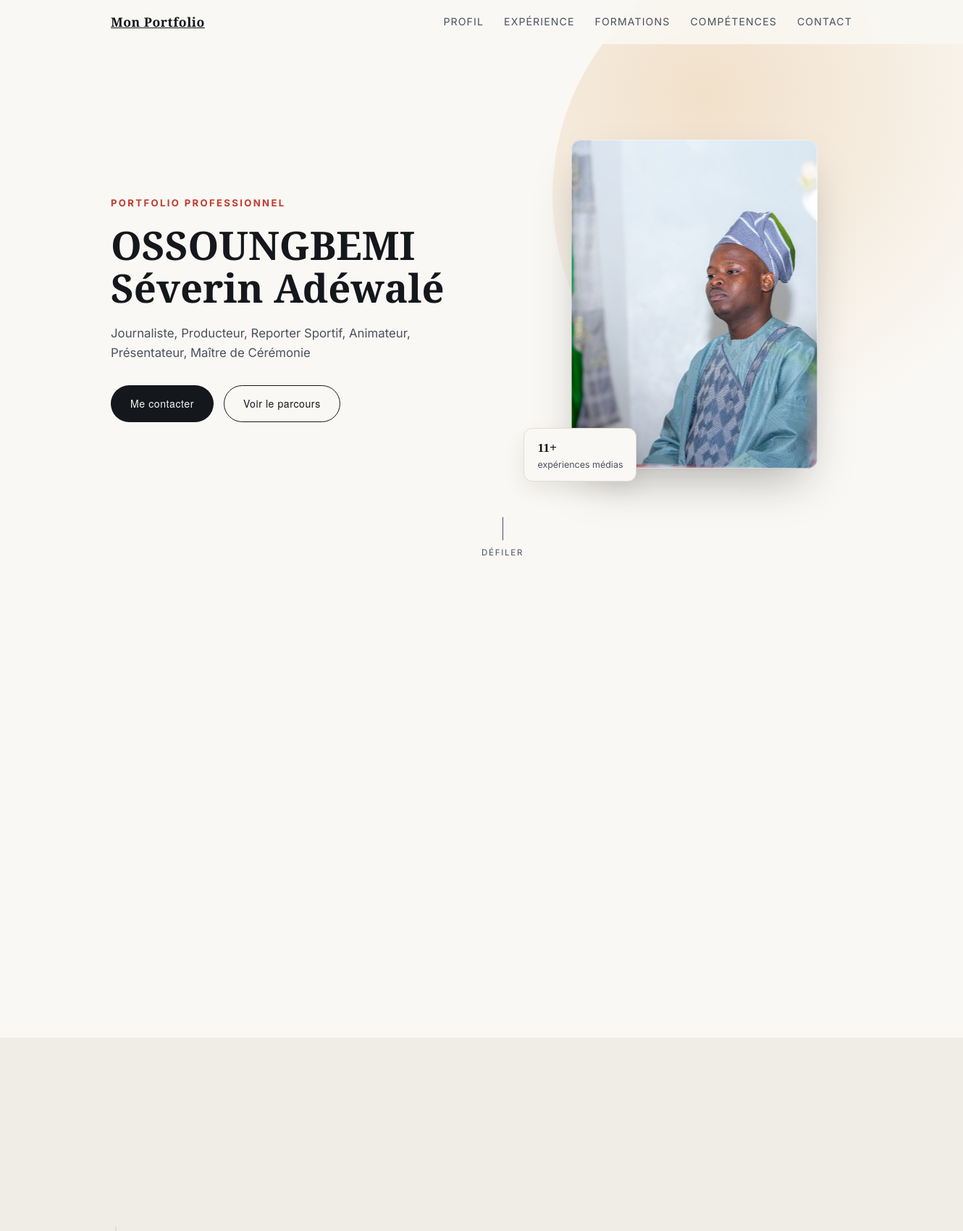
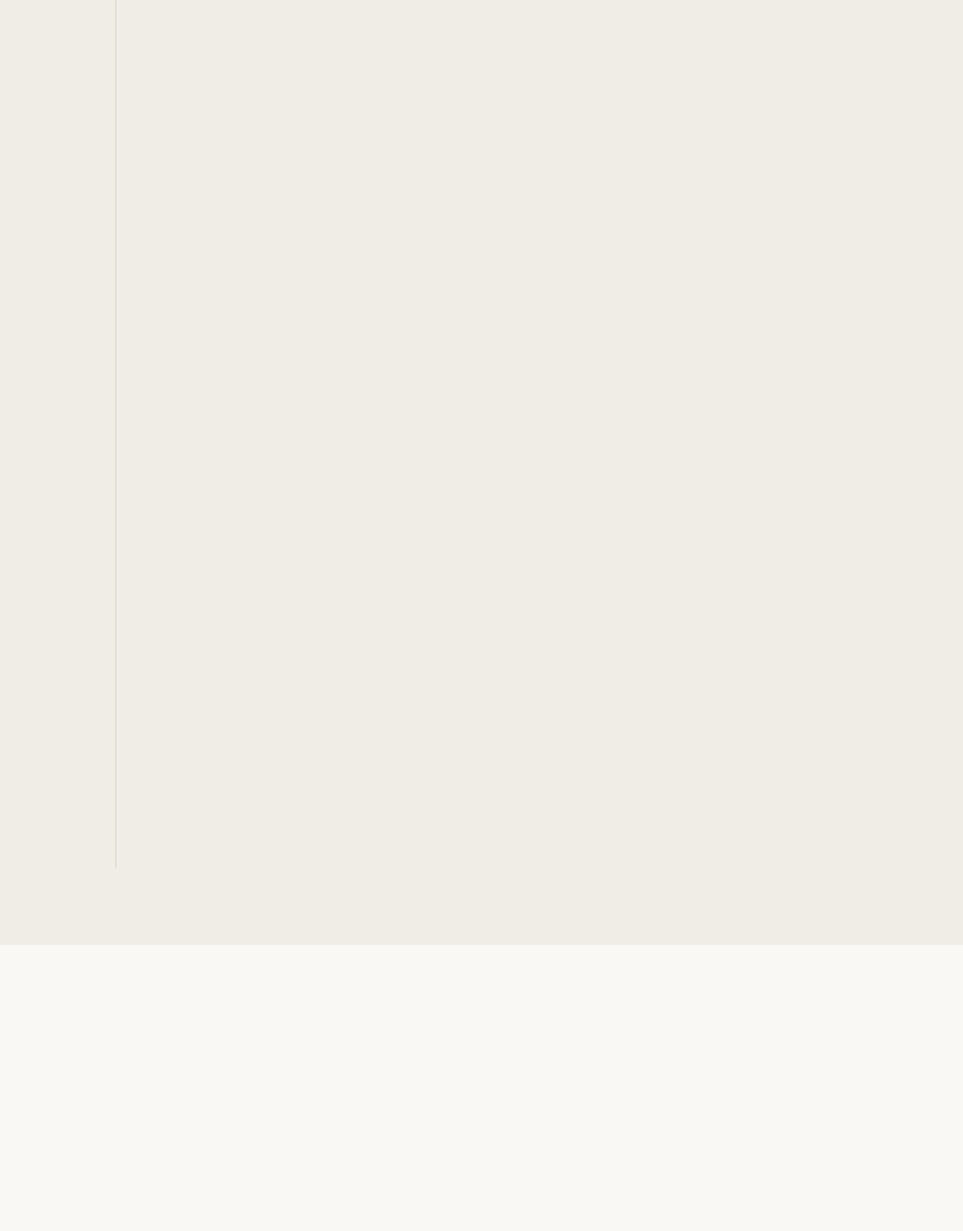
The page / (upper part) on the database its author committed (2 pictures, top to bottom).
### tables this page shows
CREATE TABLE profile (
            id INTEGER PRIMARY KEY CHECK (id = 1),
            nom_complet TEXT,
            titre TEXT,
            photo TEXT,
            bio TEXT,
            date_naissance TEXT,
            lieu_naissance TEXT,
            nationalite TEXT,
            statut_civil TEXT,
            telephone TEXT,
            telephone2 TEXT,
            email TEXT,
            adresse TEXT,
            mobilite TEXT
        );

### includes/functions.php (called while the page is built, shortened)
<?php
function e(?string $value): string
{
    return htmlspecialchars($value ?? '', ENT_QUOTES, 'UTF-8');
}
function fetchProfile(PDO $pdo): array
{
    $stmt = $pdo->query("SELECT * FROM profile WHERE id = 1");
    return $stmt->fetch(PDO::FETCH_ASSOC) ?: [];
}
function fetchAll(PDO $pdo, string $table, string $orderBy = 'ordre'): array
{
    return $pdo->query("SELECT * FROM $table ORDER BY $orderBy ASC")->fetchAll(PDO::FETCH_ASSOC);
}

### index.php (the view, shortened to what this page needs)
<?php
require_once __DIR__ . '/config/database.php';
require_once __DIR__ . '/includes/functions.php';
$pdo = getDB();
$profile        = fetchProfile($pdo);
$experiences    = fetchAll($pdo, 'experiences');
$photoFile = $profile['photo'] ?? '';
$photoPath = $photoFile && file_exists(__DIR__ . '/assets/uploads/' . $photoFile)
    ? 'assets/uploads/' . $photoFile
    : 'https://placehold.co/600x800?text=Photo';
?>
<!DOCTYPE html>
<html lang="fr">
<head>
<link rel="stylesheet" href="assets/css/style.css">
</head>
<body>
<nav class="nav">
  <div class="nav-inner">
    <a href="#top" class="nav-brand">Mon Portfolio</a>
    <ul class="nav-links">
      <li><a href="#about">Profil</a></li>
      <li><a href="#experience">Expérience</a></li>
      <li><a href="#formations">Formations</a></li>
      <li><a href="#competences">Compétences</a></li>
      <li><a href="#contact">Contact</a></li>
    </ul>
  </div>
</nav>
<main>
  <header class="hero" id="top">
    <div class="container hero-inner">
      <div>
        <p class="hero-eyebrow" data-hero style="opacity:0; transform: translateY(16px);">Portfolio professionnel</p>
        <h1 class="hero-title" data-hero style="opacity:0; transform: translateY(16px);"><?= e($profile['nom_complet'] ?? '') ?></h1>
        <p class="hero-role" data-hero style="opacity:0; transform: translateY(16px);"><?= e($profile['titre'] ?? '') ?></p>
        <div class="hero-cta" data-hero style="opacity:0; transform: translateY(16px);">
          <a href="#contact" class="btn btn-primary">Me contacter</a>
          <a href="#experience" class="btn btn-outline">Voir le parcours</a>
        </div>
      </div>
      <div class="hero-photo-wrap">
        <div class="hero-photo-frame" data-hero style="opacity:0; transform: scale(.92);">
          <img src="<?= e($photoPath) ?>" alt="Photo de <?= e($profile['nom_complet'] ?? '') ?>">
        </div>
        <div class="hero-badge" data-hero style="opacity:0;">
          <strong><?= count($experiences) ?>+</strong>
          expériences médias
        </div>
      </div>
    </div>
    <div class="scroll-cue" data-hero style="opacity:0;"><span class="line"></span>Défiler</div>
  </header>
  <section id="about">
    <div class="container">
      <div class="about-grid">
      </div>
    </div>
  </section>
  <section id="experience" class="alt-bg">
    <div class="container">
      <div class="timeline">
      </div>
    </div>
  </section>
  <section id="formations">
    <div class="container">
    </div>
  </section>
</main>
</body>
</html>

### assets/css/style.css (style rules this page uses)
:root { --ink: #14171c; --ink-soft: #4a5160; --paper: #faf8f4; --paper-alt: #f0ede6; --accent: #c0392b; --accent-soft: #e8c9a0; --gold: #b8873a; --line: #e2ddd2; --radius: 14px; --serif: "Georgia", "Iowan Old Style", "Times New Roman", serif; --sans: "Helvetica Neue", Arial, sans-serif; }
* { box-sizing: border-box; }
body { margin: 0; font-family: var(--sans); background: var(--paper); color: var(--ink); line-height: 1.6; overflow-x: hidden; }
a { color: inherit; }
.container { max-width: 1080px; margin: 0 auto; padding: 0 28px; }
.nav { position: fixed; top: 0; left: 0; right: 0; z-index: 100; background: rgba(250, 248, 244, 0.85); backdrop-filter: blur(10px); border-bottom: 1px solid transparent; transition: border-color .3s ease, box-shadow .3s ease; }
.nav-inner { display: flex; align-items: center; justify-content: space-between; padding: 16px 28px; max-width: 1080px; margin: 0 auto; }
.nav-brand { font-family: var(--serif); font-weight: 700; font-size: 1.1rem; letter-spacing: .5px; }
.nav-links { display: flex; gap: 28px; list-style: none; margin: 0; padding: 0; }
.nav-links a { text-decoration: none; font-size: .88rem; letter-spacing: .08em; text-transform: uppercase; color: var(--ink-soft); position: relative; padding-bottom: 4px; }
.nav-links a::after { content: ""; position: absolute; left: 0; bottom: 0; width: 0; height: 2px; background: var(--accent); transition: width .3s ease; }
.hero { min-height: 100vh; display: flex; align-items: center; position: relative; padding: 120px 0 80px; }
.hero-inner { display: grid; grid-template-columns: 1.1fr .9fr; gap: 56px; align-items: center; position: relative; z-index: 1; }
.hero-eyebrow { font-size: .82rem; letter-spacing: .18em; text-transform: uppercase; color: var(--accent); font-weight: 700; margin-bottom: 18px; opacity: 0; }
.hero-title { font-family: var(--serif); font-size: clamp(2.2rem, 5vw, 3.4rem); line-height: 1.08; margin: 0 0 20px; opacity: 0; }
.hero-role { font-size: 1.05rem; color: var(--ink-soft); max-width: 480px; margin-bottom: 32px; opacity: 0; }
.hero-cta { display: flex; gap: 14px; opacity: 0; }
.btn { display: inline-flex; align-items: center; gap: 8px; padding: 13px 26px; border-radius: 999px; font-size: .88rem; letter-spacing: .04em; text-decoration: none; cursor: pointer; border: 1.5px solid transparent; transition: transform .25s ease, box-shadow .25s ease, background .25s ease; font-family: var(--sans); }
.btn-primary { background: var(--ink); color: var(--paper); }
.btn-outline { border-color: var(--ink); color: var(--ink); background: transparent; }
.hero-photo-wrap { position: relative; display: flex; justify-content: center; }
.hero-photo-frame { width: min(340px, 80vw); aspect-ratio: 3/4; border-radius: var(--radius); overflow: hidden; position: relative; box-shadow: 0 30px 60px -20px rgba(20,23,28,.35); opacity: 0; transform: scale(.92); }
.hero-photo-frame img { width: 100%; height: 100%; object-fit: cover; display: block; }
.hero-photo-frame::before { content: ""; position: absolute; inset: 0; border: 1px solid rgba(255,255,255,.5); border-radius: var(--radius); z-index: 2; }
.hero-badge { position: absolute; bottom: -18px; left: -18px; background: var(--paper); border: 1px solid var(--line); border-radius: 12px; padding: 12px 18px; box-shadow: 0 12px 30px rgba(0,0,0,.08); font-size: .78rem; color: var(--ink-soft); opacity: 0; }
.hero-badge strong { display:block; font-family: var(--serif); font-size: 1.1rem; color: var(--ink); }
.scroll-cue { position: absolute; bottom: 28px; left: 50%; transform: translateX(-50%); font-size: .72rem; letter-spacing: .15em; text-transform: uppercase; color: var(--ink-soft); display: flex; flex-direction: column; align-items: center; gap: 8px; opacity: 0; }
section { padding: 100px 0; position: relative; }
.alt-bg { background: var(--paper-alt); }
.about-grid { display: grid; grid-template-columns: 1fr 1fr; gap: 48px; }
.timeline { position: relative; padding-left: 28px; }
.timeline::before { content: ""; position: absolute; left: 6px; top: 6px; bottom: 6px; width: 2px; background: var(--line); }

### index.php (style rules this page uses)
body { font-family: 'Inter', var(--sans); }
.hero-title, .section-title, .timeline-title, .formation-degree, .nav-brand { font-family: 'Playfair Display', var(--serif); }

### rows shown on the page
profile: nom_complet "OSSOUNGBEMI Séverin Adéwalé", titre "Journaliste, Producteur, Reporter Sportif, Animateur, Présentateur, Maître de Cérémonie", photo (picture)

### other values the page prints
count($experiences) "11"
